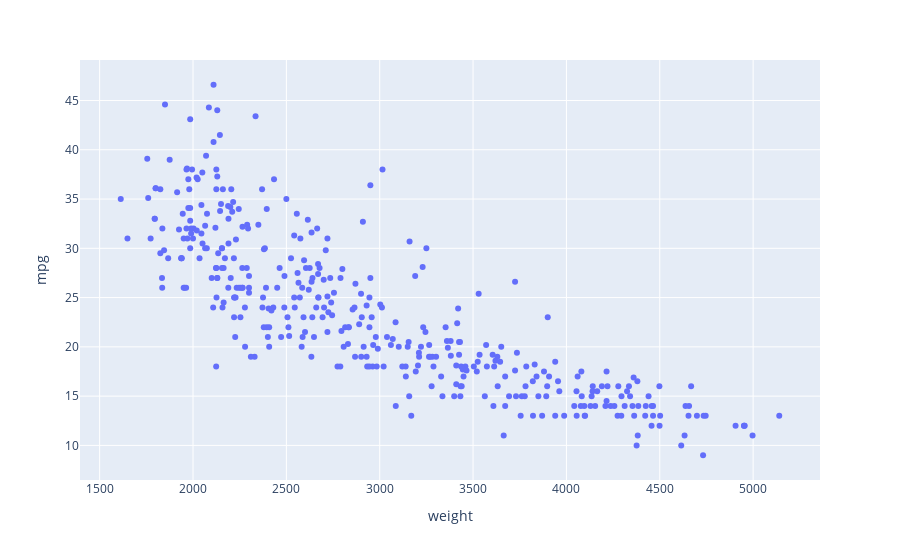

Notebook code for this chart:
### Code cell
# We are going to use the weight as the feature and mpg as the target

dataset = auto[['weight', 'mpg']]
px.scatter(dataset, x='weight', y='mpg')

### Figure 1 — Plotly figure (JSON) as saved in the notebook; plotly's stock layout.template omitted (floating-point values rounded to 4 significant figures; data arrays with more than 128 entries replaced by an {"elided": "..."} marker saying what was removed)
{"data": [{"hovertemplate": "weight=%{x}<br>mpg=%{y}<extra></extra>", "legendgroup": "", "marker": {"color": "#636efa", "symbol": "circle"}, "mode": "markers", "name": "", "orientation": "v", "showlegend": false, "type": "scatter", "x": {"elided": "392 int values"}, "xaxis": "x", "y": {"elided": "392 float values"}, "yaxis": "y"}], "layout": {"autosize": true, "legend": {"tracegroupgap": 0}, "margin": {"t": 60}, "xaxis": {"anchor": "y", "autorange": true, "domain": [0, 1], "range": [1390.0, 5363.0], "title": {"text": "weight"}, "type": "linear"}, "yaxis": {"anchor": "x", "autorange": true, "domain": [0, 1], "range": [6.334, 49.27], "title": {"text": "mpg"}, "type": "linear"}}}
